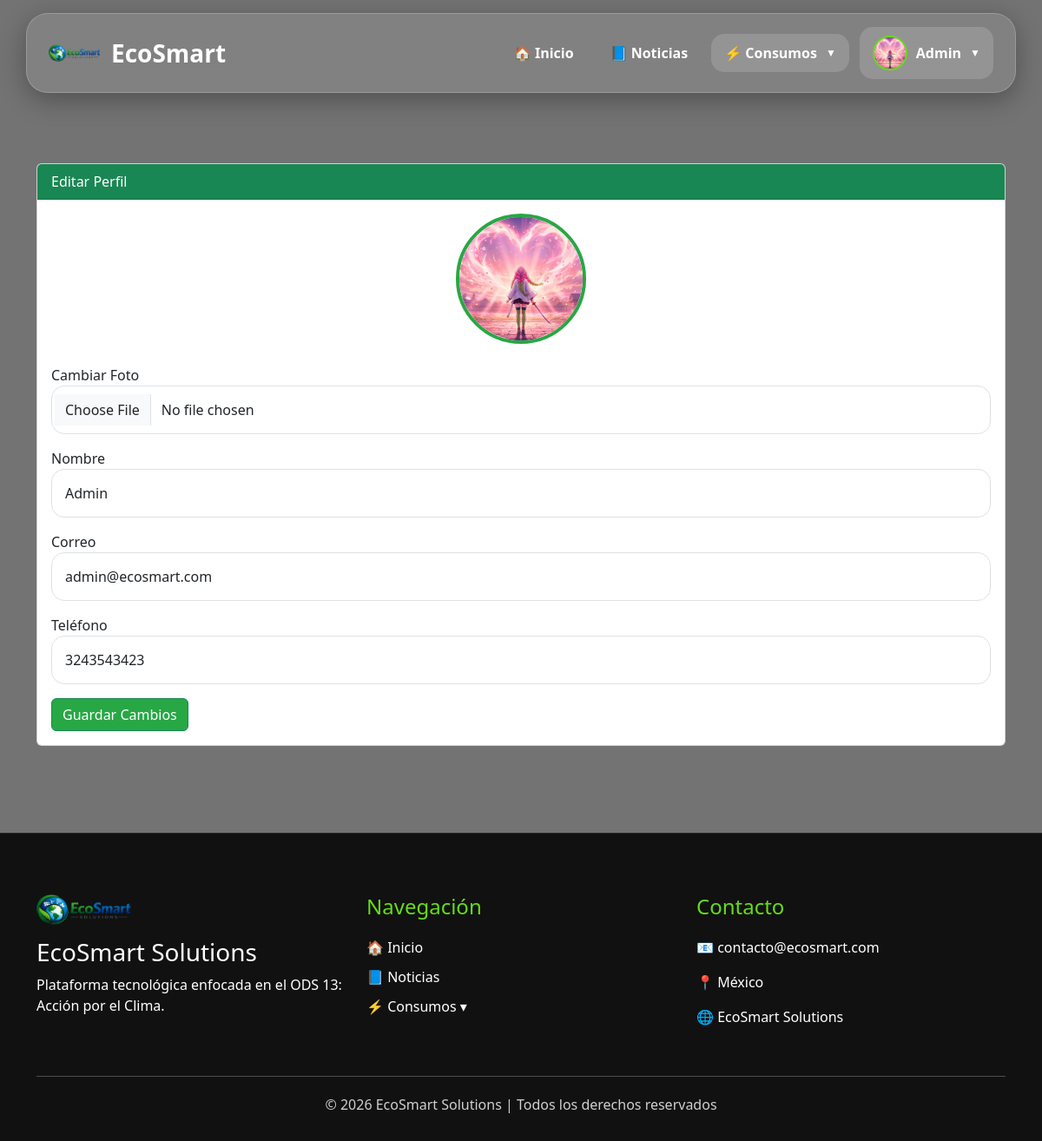
Page /editar_perfil.php (signed in) on the committed database.
### tables this page shows
CREATE TABLE `usuarios` (
  `id` int(11) NOT NULL,
  `nombre` varchar(100) DEFAULT NULL,
  `correo` varchar(100) DEFAULT NULL,
  `password` varchar(255) DEFAULT NULL,
  `rol` enum('admin','usuario') DEFAULT 'usuario',
  `fecha_registro` timestamp NOT NULL DEFAULT current_timestamp(),
  `foto` varchar(255) DEFAULT 'default.png',
  `telefono` varchar(20) DEFAULT NULL,
  `tipo_usuario` enum('personal','empresa') DEFAULT 'personal',
  `eco_puntos` int(11) DEFAULT 0
);

### editar_perfil.php (the view, shortened to what this page needs)
<?php
include 'config/conexion.php';
$id = $_SESSION['id'];
$stmt = $conexion->prepare(
    "SELECT nombre, correo, telefono, foto
     FROM usuarios
     WHERE id=?"
);
$stmt->bind_param("i", $id);
$stmt->execute();
$usuario = $stmt->get_result()->fetch_assoc();
?>
<?php include 'includes/header.php'; ?>
<?php include 'includes/navbar.php'; ?>
<div class="container mt-5">
    <div class="card">
        <div class="card-header bg-success text-white">
            Editar Perfil
        </div>
        <div class="card-body">
            <form
                method="POST"
                enctype="multipart/form-data">
                <div class="text-center mb-4">
                    <img
                    src="uploads/perfiles/<?=
                    !empty($usuario['foto'])
                    ? $usuario['foto']
                    : 'default.png'
                    ?>"
                    style="
                    width:150px;
                    height:150px;
                    border-radius:50%;
                    object-fit:cover;
                    border:4px solid #28a745;">
                </div>
                <div class="mb-3">
                    <label>
                        Cambiar Foto
                    </label>
                    <input
                    type="file"
                    name="foto"
                    class="form-control"
                    accept=".jpg,.jpeg,.png,.webp,.avif">
                </div>
                <div class="mb-3">
                    <label>Nombre</label>
                    <input
                    type="text"
                    name="nombre"
                    class="form-control"
                    value="<?= htmlspecialchars($usuario['nombre']) ?>"
                    required>
                </div>
                <div class="mb-3">
                    <label>Correo</label>
                    <input
                    type="email"
                    name="correo"
                    class="form-control"
                    value="<?= htmlspecialchars($usuario['correo']) ?>"
                    required>
                </div>
                <div class="mb-3">
                    <label>Teléfono</label>
                    <input
                    type="text"
                    name="telefono"
                    class="form-control"
                    value="<?= htmlspecialchars($usuario['telefono']) ?>">
                </div>
                <button
                type="submit"
                name="actualizar"
                class="btn btn-success">
                    Guardar Cambios
                </button>
            </form>
        </div>
    </div>
</div>
<?php include 'includes/footer.php'; ?>

### assets/css/main.css (style rules this page uses)
* { margin:0; padding:0; box-sizing:border-box; }
html { scroll-behavior:smooth; }
body { padding-top:140px; font-family:'Segoe UI',sans-serif; background: linear-gradient( rgba(0,0,0,.55), rgba(0,0,0,.55) ), url('https://images.unsplash.com/photo-1497436072909-f5e4be8c8e8d'); background-size:cover; background-position:center; background-attachment:fixed; color:white; }

### assets/css/forms.css (style rules this page uses)
.form-control { border-radius:15px; padding:15px; }

### assets/css/noticias_admin.css (style rules this page uses)
.btn-success { background: #28a745; color: #fff; }

### rows in the picture
usuarios: foto (picture), nombre "Admin", correo "admin@ecosmart.com", telefono "3243543423"

### other values in the picture
$_SESSION['usuario'] "Admin"
